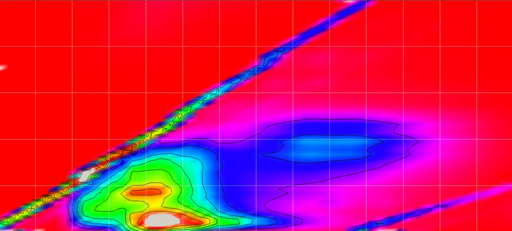
#> input picture coursework/pics/source/pic4.png, 512 x 231 px, found by its file name
$ python app.py
#> lines starting #> are read from the running program, lines starting #| are printed output that depends on the picture
from PIL import Image, ImageDraw
from coursework.filters import clamp
import numpy as np
from math import sqrt, fabs

pic_name = "pic4"
pic_prepared_name = pic_name + "_prepared"

image = Image.open(pic_name + ".png")
#> image is the input picture: PIL image 512x231 RGBA; mean R, G, B, A 203, 26.2, 88.7, 255
prepared_image = Image.open(pic_prepared_name + ".png")
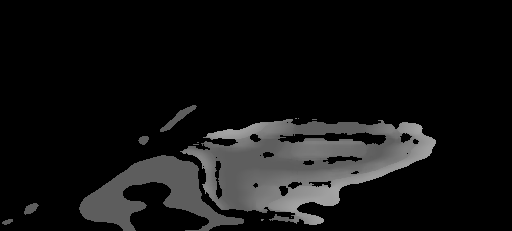
#> input picture coursework/pics/intermediate/pic4_prepared.png, 512 x 231 px, found by its file name
#> prepared_image is the input picture: PIL image 512x231 RGB; min 0, max 164, mean 19
rgb_image = image.convert('RGB')
rgb_prepared_image = prepared_image.convert('RGB')


def euclid_metrics(v1, v2):
    return sqrt((v1[0] - v2[0]) ** 2 + (v1[1] - v2[1]) ** 2)


def manhattan_metrics(v1, v2):
    return max(fabs(v1[0] - v2[0]), fabs(v1[1] - v2[1]))


def clear_sample(sample, get_key, f):
    sample.sort(key=lambda x: get_key(x))
    l = len(sample)

    Q1 = get_key(sample[int(1 / 4 * l)])
    Q3 = get_key(sample[int(3 / 4 * l)])
    X1 = Q1 - 3 / 2 * (Q3 - Q1)
    X2 = Q3 + 3 / 2 * (Q3 - Q1)
    return list(filter(lambda x: f(x, X1, X2), sample))


def handle_image(image, image_map):
    image_draw = ImageDraw.Draw(image)
    buf_image = Image.new('RGBA', image.size, (0, 0, 0, 0))
    buf_draw = ImageDraw.Draw(buf_image)

    pix = image_map.load()
    width = image_map.size[0]  # Определяем ширину.
    height = image_map.size[1]  # Определяем высоту.
    sum = [0, 0]
    size = (width - 10) * (height - 10)
    sample = []
    for i in range(5, width - 5):
        for j in range(5, height - 5):
            c = pix[i, j][0]
            if c != (0, 0, 0):
                sum[0] += i
                sum[1] += j
    mean = [sum[0] / size, sum[1] / size]

    sum = 0
    for j in range(5, height - 5):
        for i in range(5, width - 5):
            c = pix[i, j][0]
            if c != 0:
                d = manhattan_metrics((i, j), mean)
                sum += d
                sample.append({"d": d, "pos": (i, j)})

    sample = clear_sample(sample, lambda x: x['d'], lambda x, X1, X2: X1 < x['d'] < X2)
    sample = clear_sample(sample, lambda x: x['pos'][0], lambda x, X1, X2: X1 < x['pos'][0] < X2)
    sample = clear_sample(sample, lambda x: x['pos'][1], lambda x, X1, X2: X1 < x['pos'][1] < X2)

    for _ in sample:
        buf_draw.point(_["pos"], (0, 255, 0))

    buf_image.show()

    buf_pix = buf_image.load()
    borders_up_down = set()
    for i in range(width):
        min = height
        max = 0
        for j in range(height):
            c = buf_pix[i, j]
            if c != (0, 0, 0, 0):
                if j < min:
                    min = j
                if j > max:
                    max = j
        if min > max:
            continue
        borders_up_down.add((i, max))
        borders_up_down.add((i, min))

    borders_left_right = set()
    for i in range(height):
        min = width
        max = 0
        for j in range(width):
            c = buf_pix[j, i]
            if c != (0, 0, 0, 0):
                if j < min:
                    min = j
                if j > max:
                    max = j
        if min > max:
            continue
        borders_left_right.add((max, i))
        borders_left_right.add((min, i))

    borders = set.intersection(borders_up_down, borders_left_right)

    for p in borders:
        image_draw.point(p, (0, 0, 0))
    image.show()

    return borders


def pop_closer(points, target):
    LIMIT_D = 50
    min = -1
    p = None
    for point in points:
        d = manhattan_metrics(point, target)
        if min > d or min == -1:
            min = d
            p = point

    if p:
        # if min > LIMIT_D:
        #     return None
        print(min)
        points.remove(p)
        return p


def build_broken_line(points):
    # points = points.copy()
    broken_line = []
    start = points.pop()
    current = start
    while len(points) != 0:
        p = pop_closer(points, current)
        if p == None:
            return broken_line
        broken_line.append(p)
        current = p
    # broken_line.append(start)
    return broken_line


def pop_closer_end(ends, target):
    min = -1
    deleted = None
    nearest = None
    remnant = None
    for el in ends:
        (start, end) = el
        d1 = manhattan_metrics(start, target)
        d2 = manhattan_metrics(end, target)
        if min > d1 or min == -1:
            min = d1
            deleted = el
            nearest = start
            remnant = end
        if min > d2 or min == -1:
            deleted = el
            min = d2
            nearest = end
            remnant = start

    if nearest and remnant:
        ends.remove(deleted)
        return nearest, remnant


def connect_ends(ends):
    connections = []
    (end, start) = ends.pop()
    current = start
    while len(ends) != 0:
        nearest, new_current = pop_closer_end(ends, current)
        connections.append((current, nearest))
        current = new_current
    connections.append((end, current))
    return connections


borders_points = handle_image(rgb_image, rgb_prepared_image)
#> in handle_image, `buf_image = Image.new('RGBA', image.size, (0, 0, 0, 0))`: buf_image: PIL image 512x231 RGBA; every value is 0
#> after the loop in handle_image, `for i in range(5, width - 5):`: sum = [28345681, 12758330]
#> in handle_image, `mean = [sum[0] / size, sum[1] / size]`: mean = [255.5, 115]
#> after the loop in handle_image, `for j in range(5, height - 5):`: sample = 20126 items; sum = 1762499.5
#> in clear_sample, `l = len(sample)`: l = 20126
#> in clear_sample, `Q1 = get_key(sample[int(1 / 4 * l)])`: Q1 = 59.5
#> in clear_sample, `Q3 = get_key(sample[int(3 / 4 * l)])`: Q3 = 111.5
#> in clear_sample, `X1 = Q1 - 3 / 2 * (Q3 - Q1)`: X1 = -18.5
#> in clear_sample, `X2 = Q3 + 3 / 2 * (Q3 - Q1)`: X2 = 189.5
#> in handle_image, `sample = clear_sample(sample, lambda x: x['d'], lambda x, X1, X2: X1 <..`: sample = 19985 items
#> in handle_image, `buf_image.show()`:
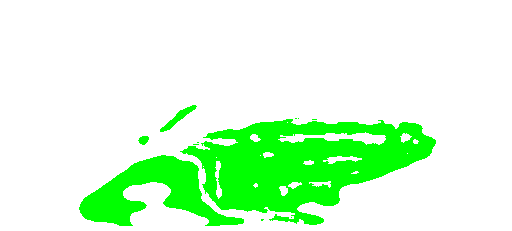
#> shown: PIL image 512x231 RGBA; mean R, G, B, A 0, 43.1, 0, 43.1; transparent parts drawn white
#> after the loop in handle_image, `for i in range(width):`: borders_up_down = 714 items
#> after the loop in handle_image, `for i in range(height):`: borders_left_right = 242 items
#> in handle_image, `borders = set.intersection(borders_up_down, borders_left_right)`: borders = 159 items
#> the loop in handle_image, `for p in borders:` made 159 passes
#> p on passes 1 to 3: (429, 155), (431, 152), (196, 106)
#> in handle_image, `image.show()`:
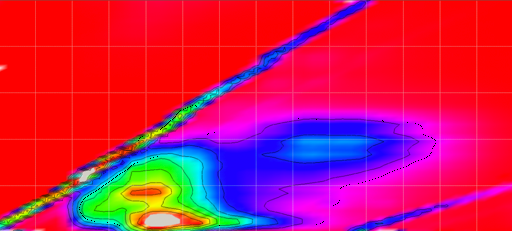
#> shown: PIL image 512x231 RGB; mean R, G, B 202.8, 26.1, 88.5
#> borders_points = 159 items
image_draw = ImageDraw.Draw(image)


border_broken_line_ends = []
while len(borders_points) != 0:
    broken_line = build_broken_line(borders_points)
    l = len(broken_line)
    if l < 3:
        continue
    border_broken_line_ends.append(((broken_line[0], broken_line[l-1])))

    for i in range(l-1):
        p1 = broken_line[i]
        p2 = broken_line[i + 1]
        image_draw.line((p1[0], p1[1], p2[0], p2[1]), fill=128, width=3)
#> this loop made 1 pass
#> l on pass 1: 158
#> (printed output is left out)
#> after the loop, border_broken_line_ends = [((430, 153), (316, 119))]

connections = connect_ends(border_broken_line_ends)
#> in connect_ends, `(end, start) = ends.pop()`: end = (430, 153); start = (316, 119)
#> after the loop in connect_ends, `while len(ends) != 0:`: connections = []
#> connections = [((430, 153), (316, 119))]
l = len(connections)
#> l = 1
# for i in range(l):
#     p1 = connections[i]
#     image_draw.line((p1[0][0], p1[0][1], p1[1][0], p1[1][1]), fill=128, width=3)


for p in borders_points:
    image_draw.point(p, (0, 0, 0))
#> this loop made 0 passes

image.show()
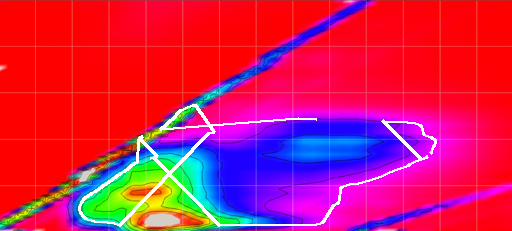
#> shown: PIL image 512x231 RGBA; mean R, G, B, A 203.2, 23.6, 84.8, 248.9; transparent parts drawn white
image.save(pic_name + "_handled.png")
